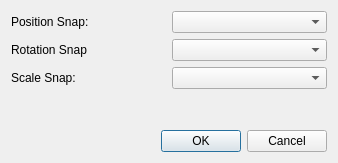
<?xml version="1.0" encoding="UTF-8"?>
<ui version="4.0">
 <class>SnapSettingsDlg</class>
 <widget class="QDialog" name="SnapSettingsDlg">
  <property name="geometry">
   <rect>
    <x>0</x>
    <y>0</y>
    <width>338</width>
    <height>163</height>
   </rect>
  </property>
  <property name="minimumSize">
   <size>
    <width>0</width>
    <height>0</height>
   </size>
  </property>
  <property name="maximumSize">
   <size>
    <width>1000</width>
    <height>1000</height>
   </size>
  </property>
  <property name="windowTitle">
   <string>Snap Settings</string>
  </property>
  <property name="windowIcon">
   <iconset resource="../../../Code/Tools/GuiFoundation/QtResources/resources.qrc">
    <normaloff>:/GuiFoundation/Icons/ezEditor16.png</normaloff>:/GuiFoundation/Icons/ezEditor16.png</iconset>
  </property>
  <layout class="QVBoxLayout" name="verticalLayout">
   <item>
    <layout class="QGridLayout" name="gridLayout">
     <item row="0" column="0">
      <widget class="QLabel" name="label">
       <property name="text">
        <string>Position Snap:</string>
       </property>
      </widget>
     </item>
     <item row="0" column="1">
      <widget class="QComboBox" name="TranslationSnap"/>
     </item>
     <item row="1" column="0">
      <widget class="QLabel" name="label_2">
       <property name="text">
        <string>Rotation Snap</string>
       </property>
      </widget>
     </item>
     <item row="1" column="1">
      <widget class="QComboBox" name="RotationSnap"/>
     </item>
     <item row="2" column="0">
      <widget class="QLabel" name="label_3">
       <property name="text">
        <string>Scale Snap:</string>
       </property>
      </widget>
     </item>
     <item row="2" column="1">
      <widget class="QComboBox" name="ScaleSnap"/>
     </item>
    </layout>
   </item>
   <item>
    <spacer name="verticalSpacer">
     <property name="orientation">
      <enum>Qt::Vertical</enum>
     </property>
     <property name="sizeHint" stdset="0">
      <size>
       <width>20</width>
       <height>31</height>
      </size>
     </property>
    </spacer>
   </item>
   <item>
    <layout class="QHBoxLayout" name="horizontalLayout">
     <item>
      <spacer name="horizontalSpacer">
       <property name="orientation">
        <enum>Qt::Horizontal</enum>
       </property>
       <property name="sizeHint" stdset="0">
        <size>
         <width>40</width>
         <height>20</height>
        </size>
       </property>
      </spacer>
     </item>
     <item>
      <widget class="QDialogButtonBox" name="ButtonBox">
       <property name="standardButtons">
        <set>QDialogButtonBox::Cancel|QDialogButtonBox::Ok</set>
       </property>
      </widget>
     </item>
    </layout>
   </item>
  </layout>
 </widget>
 <resources>
  <include location="../QtResources/resources.qrc"/>
  <include location="../../../Code/Tools/GuiFoundation/QtResources/resources.qrc"/>
  <include location="../QtResources/resources.qrc"/>
 </resources>
 <connections/>
</ui>
